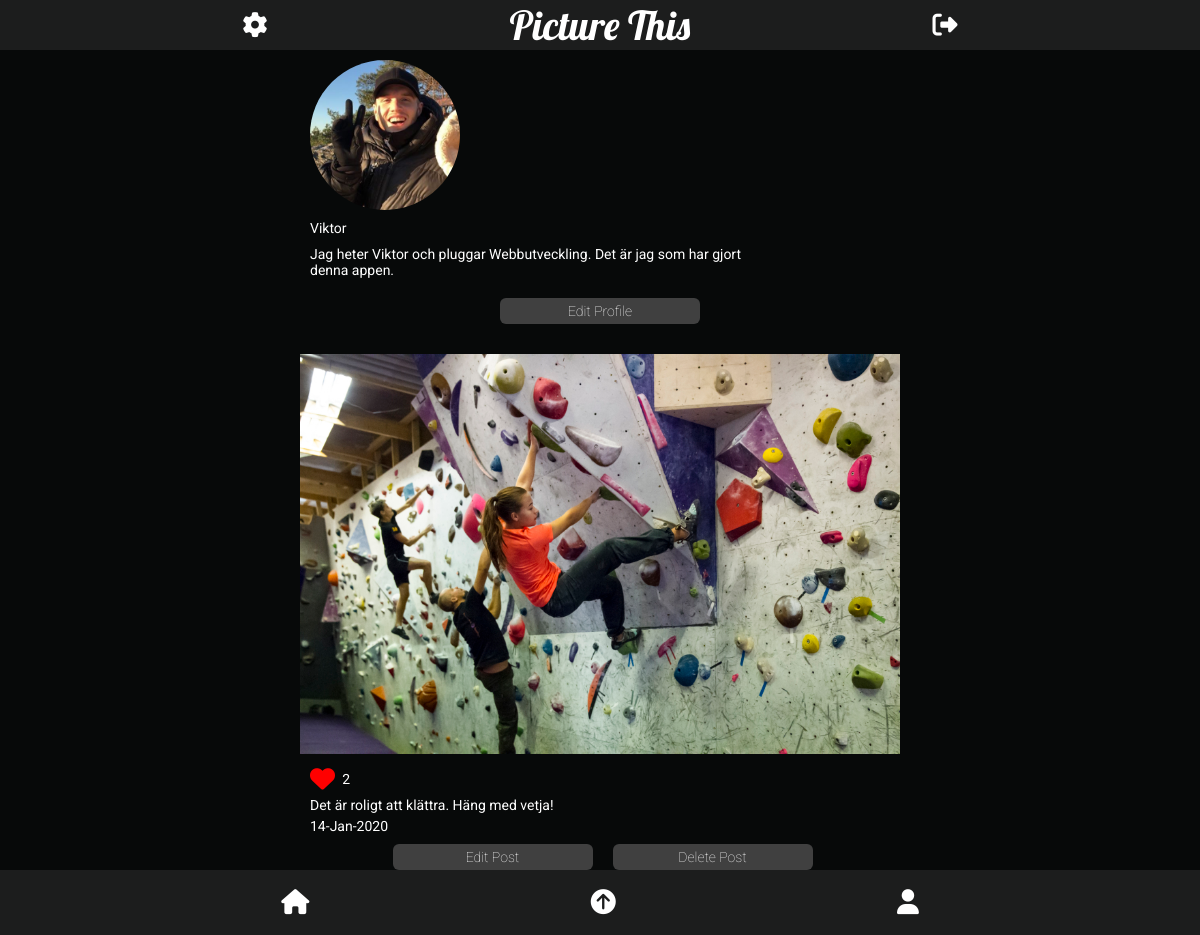
The app's page /profile.php (signed in) with its own data.
### tables this page shows
CREATE TABLE users (
id INTEGER PRIMARY KEY,
fullname VARCHAR,
username VARCHAR,
email VARCHAR,
password VARCHAR,
profileimage VARCHAR,
biography VARCHAR);

CREATE TABLE posts (
id integer primary KEY
autoincrement,
postImage VARCHAR,
postContent VARCHAR,
createdAt VARCHAR,
userId INTEGER
);

### app/functions.php (called while the page is built, shortened)
<?php
function isLoggedIn(): bool
{
    return isset($_SESSION['user']);
}
function getUserById(int $id, object $pdo): array
{
    $statement = $pdo->prepare('SELECT * FROM users WHERE id = :id');
    $statement->bindParam(':id', $id, PDO::PARAM_STR);
    $statement->execute();
    $user = $statement->fetch(PDO::FETCH_ASSOC);
    if ($user) {
        return $user;
    }
    return $user = [];
}
function getPostsByUser(int $id, object $pdo): array
{
    $statement = $pdo->prepare('SELECT * FROM posts WHERE userId = :userId ORDER BY createdAt DESC');
    $statement->bindParam(':userId', $id, PDO::PARAM_INT);
    $statement->execute();
    $posts = $statement->fetchAll(PDO::FETCH_ASSOC);
    return $posts;
}
function countLikes(int $postId, object $pdo): string
{
    $statement = $pdo->prepare('SELECT COUNT(*) FROM likes WHERE postId = :postId');
    $statement->bindParam(':postId', $postId, PDO::PARAM_INT);
    $statement->execute();
    $likes = $statement->fetch(PDO::FETCH_ASSOC);
    return $likes["COUNT(*)"];
}
function isLikedByUser(int $postId, int $userId, object $pdo): bool
{
    $statement = $pdo->prepare('SELECT * FROM likes WHERE postId = :postId AND userId = :userId');
    $statement->bindParam(':postId', $postId, PDO::PARAM_INT);
    $statement->bindParam(':userId', $userId, PDO::PARAM_INT);
    $statement->execute();
    $isLikedByUser = $statement->fetch(PDO::FETCH_ASSOC);
    return $isLikedByUser ? true : false;
}

### profile.php (the view, shortened to what this page needs)
<?php require __DIR__ . '/views/header.php'; ?>
<?php $user = getUserById($_SESSION['user']['id'], $pdo); ?>
<?php $id = (int) $_SESSION['user']['id']; ?>
<?php $posts = getPostsByUser($id, $pdo); ?>
<section class="profile-page">
    <div class="profile-info">
        <div class="profile-image">
            <?php if (isLoggedIn()) : ?>
                <img loading="lazy" class="profile-image-src" src="<?= 'app/users/images/' . $user['profileimage'] ?>" alt="Profile-image">
            <?php endif; ?>
        </div>
        <p class=> <?php echo $user['username'] ?></p>
        <div class="biography-profile-page">
            <?php if (isLoggedIn()) : ?>
                <p><?php echo $user['biography']; ?></p>
            <?php endif; ?>
        </div>
    </div>
    <form>
        <input type="button" class="submit-button" value="Edit Profile" onclick="window.location.href='settings.php'">
    </form>
    <?php if (isLoggedIn()) : ?>
        <div class="profile-wrapper">
            <?php foreach ($posts as $post) : ?>
                <div data-id="<?= $post['id'] ?>" class="profile-post">
                    <img loading="lazy" data-id="<?= $post['id'] ?>" class="profile-post-src" src="<?= 'app/posts/uploads/' . $post['postImage'] ?>" alt="">
                    <div data-id="<?= $post['id'] ?>" class="post-content ">
                        <?php $likes = countLikes($post['id'], $pdo) ?>
                        <?php $isLikedByUser = isLikedByUser($post['id'], $_SESSION['user']['id'], $pdo); ?>
                        <div class="info-bottom-image">
                            <div class="likes-position">
                                <form data-id="<?= $post['id'] ?>" class="like-form" action="app/posts/likes.php" method="post" enctype="multipart/form-data">
                                    <button data-id="<?= $post['id'] ?>" class=" button-liked like <?= $isLikedByUser ? '' : 'hidden' ?>" type=" submit" name="postId" value="<?= $post['id'] ?>"><i class="fas fa-heart"></i></button>
                                </form>
                                <p class="likeCount<?= $post['id'] ?>"><?php echo $likes ?></p>
                            </div>
                            <p class="content-bottom"><?php echo $post['postContent']; ?></p>
                            <p class="date-bottom"><?php $date = $post['createdAt'];
                                                    $currentDate = explode("-", $date);
                                                    echo $currentDate[0] . '-' . $currentDate[1] . '-' . $currentDate[2] ?></p>
                        </div>
                        <div data-id="<?= $post['id'] ?>" class="update-post-content ">
                            <form class="edit-post-form" action="app/posts/update.php" method="post" enctype="multipart/form-data">
                                <button data-id="<?= $post['id'] ?>" class="submit-button edit-button " type="button" name="postId" value="<?= $post['id'] ?>">Edit Post</button>
                            </form>
                            <form class="delete-button-form" action="app/posts/delete.php" method="post" enctype="multipart/form-data">
                                <button class="submit-button button-delete " type="submit" name="postId" value="<?= $post['id'] ?>">Delete Post</button>
                            </form>
                        </div>
                    </div>
                <?php endforeach; ?>
                </div>
            <?php endif; ?>
</section>
<?php require __DIR__ . '/views/footer.php'; ?>

### assets/styles/main.css (style rules this page uses)
* { margin: 0; padding: 0; box-sizing: border-box; font-size: 14px; font-family: "Roboto", sans-serif; }
body { width: 100vw; display: flex; flex-direction: column; align-items: center; justify-content: center; background-color: #070909; color: white; }
section { width: 100%; display: flex; flex-direction: column; align-items: center; justify-content: center; }

### assets/styles/profile.css (style rules this page uses)
.profile-page { width: 100%; margin-top: 50px; display: flex; justify-content: flex-start; }
.profile-image-src { margin: 0 10px; border-radius: 50%; display: flex; width: 100px; height: 100px; object-fit: cover; }
.info-bottom-image { margin: 10px 30px 10px 10px; }
.likes-position { width: 40px; display: flex; align-items: center; justify-content: space-between; margin-bottom: 5px; }
.biography-profile-page { width: 80%; }
.profile-post-src { width: 100%; object-fit: cover; }
.profile-wrapper { width: 100vw; display: flex; flex-direction: row; flex-wrap: wrap; margin-bottom: 30px; margin-top: 15px; }
.profile-info { margin: 10px; width: 100%; }
.profile-info p { margin: 10px; }
.profile-post { margin-bottom: 5px; width: 100%; }
.update-post-content { display: flex; flex-direction: row; justify-content: center; margin: 0 0 20px 5px; }
.edit-post-form { display: flex; flex-direction: column; align-items: center; }

### assets/styles/footer.css (style rules this page uses)
i { font-size: 25px; color: white; }

### assets/styles/feed.css (style rules this page uses)
.content-bottom { margin-top: 5px; }
.date-bottom { margin-top: 5px; }

### assets/styles/buttons.css (style rules this page uses)
.submit-button { border: none; background: #404040; color: #ffffff; font-weight: 100; padding: 5px; border-radius: 6px; transition: all 0.3s ease 0s; width: 102px; }
.button-delete { width: 102px; }
.edit-button { margin-right: 20px; width: 102px; }
.button-liked { background: none; border: none; }
.button-liked i { color: red; }

### assets/styles/desktopversion.css (style rules this page uses)
@media all and (min-width: 768px) { section { width: 50vw; } }
@media all and (min-width: 768px) { body { margin: auto; width: 50vw; } }
@media all and (min-width: 768px) { .profile-wrapper { width: 50vw; } }
@media all and (min-width: 768px) { .profile-image-src { width: 150px; height: 150px; } }
@media all and (min-width: 768px) { .submit-button { width: 200px; } }
@media all and (min-width: 768px) { .submit-button { margin-bottom: 10px; } }
@media all and (min-width: 768px) { .profile-post-src { width: 100%; } }

### records on screen
users: profileimage (picture), username "Viktor", biography "Jag heter Viktor och pluggar Webbutveckling. Det är jag som har gjort denna appen."
posts: postImage (picture), $post['id'] 30 (drawn), likes "2", postContent "Det är roligt att klättra. Häng med vetja!", createdAt "14", createdAt "Jan", createdAt "2020"

### other values on screen
$config['title'] "Picture This"
